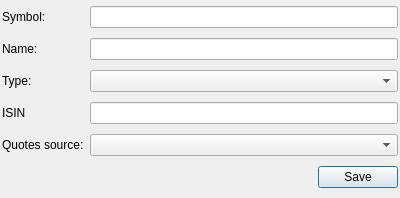
<?xml version="1.0" encoding="UTF-8"?>
<ui version="4.0">
 <class>AddAssetDialog</class>
 <widget class="QDialog" name="AddAssetDialog">
  <property name="windowModality">
   <enum>Qt::ApplicationModal</enum>
  </property>
  <property name="geometry">
   <rect>
    <x>0</x>
    <y>0</y>
    <width>400</width>
    <height>198</height>
   </rect>
  </property>
  <property name="windowTitle">
   <string>Add new asset</string>
  </property>
  <property name="modal">
   <bool>false</bool>
  </property>
  <layout class="QGridLayout" name="gridLayout">
   <property name="leftMargin">
    <number>2</number>
   </property>
   <property name="topMargin">
    <number>2</number>
   </property>
   <property name="rightMargin">
    <number>2</number>
   </property>
   <property name="bottomMargin">
    <number>2</number>
   </property>
   <item row="3" column="1">
    <widget class="QLineEdit" name="isinEdit"/>
   </item>
   <item row="5" column="1">
    <widget class="QDialogButtonBox" name="buttonBox">
     <property name="orientation">
      <enum>Qt::Horizontal</enum>
     </property>
     <property name="standardButtons">
      <set>QDialogButtonBox::Save</set>
     </property>
    </widget>
   </item>
   <item row="0" column="0">
    <widget class="QLabel" name="SymbolLbl">
     <property name="text">
      <string>Symbol:</string>
     </property>
    </widget>
   </item>
   <item row="1" column="1">
    <widget class="QLineEdit" name="NameEdit"/>
   </item>
   <item row="2" column="1">
    <widget class="QComboBox" name="TypeCombo"/>
   </item>
   <item row="0" column="1">
    <widget class="QLineEdit" name="SymbolEdit">
     <property name="readOnly">
      <bool>false</bool>
     </property>
    </widget>
   </item>
   <item row="1" column="0">
    <widget class="QLabel" name="NameLbl">
     <property name="text">
      <string>Name:</string>
     </property>
    </widget>
   </item>
   <item row="2" column="0">
    <widget class="QLabel" name="TypeLbl">
     <property name="text">
      <string>Type:</string>
     </property>
    </widget>
   </item>
   <item row="4" column="1">
    <widget class="QComboBox" name="DataSrcCombo"/>
   </item>
   <item row="3" column="0">
    <widget class="QLabel" name="isinLbl">
     <property name="text">
      <string>ISIN</string>
     </property>
    </widget>
   </item>
   <item row="4" column="0">
    <widget class="QLabel" name="DataSrcLbl">
     <property name="text">
      <string>Quotes source:</string>
     </property>
    </widget>
   </item>
  </layout>
 </widget>
 <tabstops>
  <tabstop>NameEdit</tabstop>
  <tabstop>TypeCombo</tabstop>
  <tabstop>isinEdit</tabstop>
  <tabstop>DataSrcCombo</tabstop>
  <tabstop>SymbolEdit</tabstop>
 </tabstops>
 <resources/>
 <connections>
  <connection>
   <sender>buttonBox</sender>
   <signal>accepted()</signal>
   <receiver>AddAssetDialog</receiver>
   <slot>accept()</slot>
   <hints>
    <hint type="sourcelabel">
     <x>248</x>
     <y>254</y>
    </hint>
    <hint type="destinationlabel">
     <x>157</x>
     <y>274</y>
    </hint>
   </hints>
  </connection>
 </connections>
</ui>
